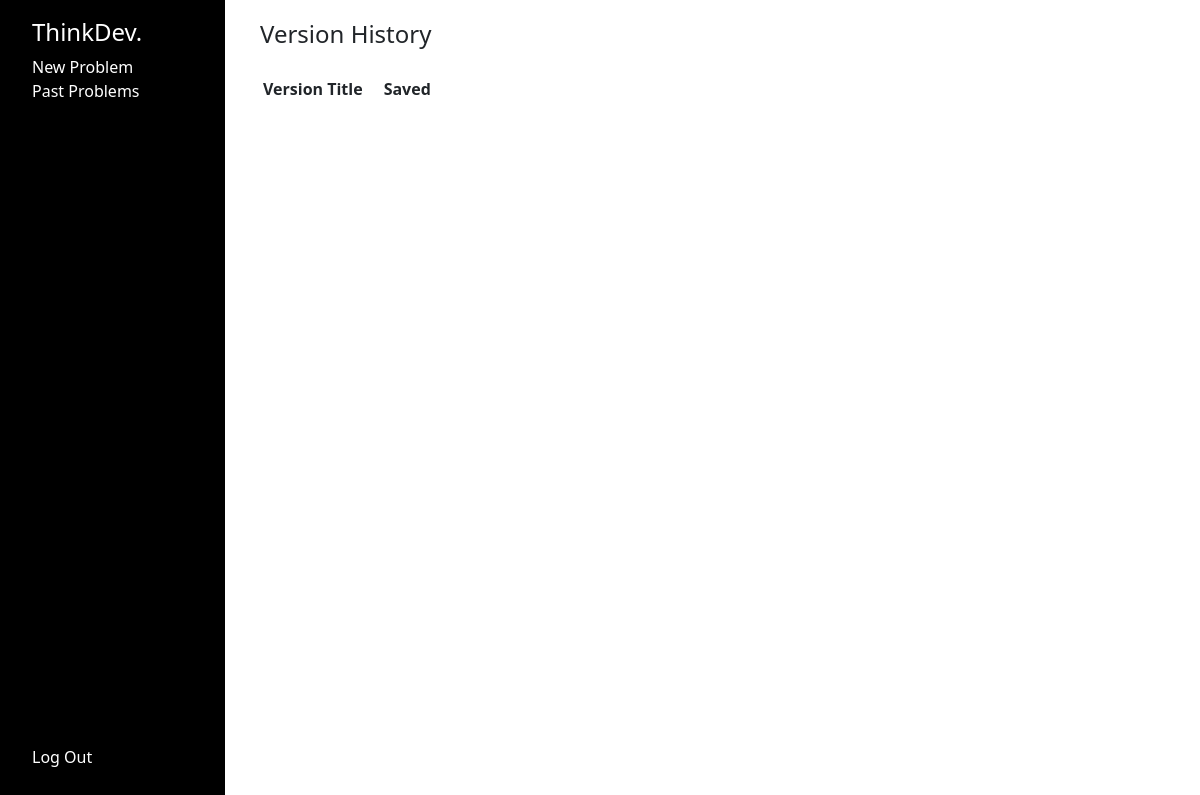
/problemlog/versions/68 (signed in), run on an earlier commit of the app's database.
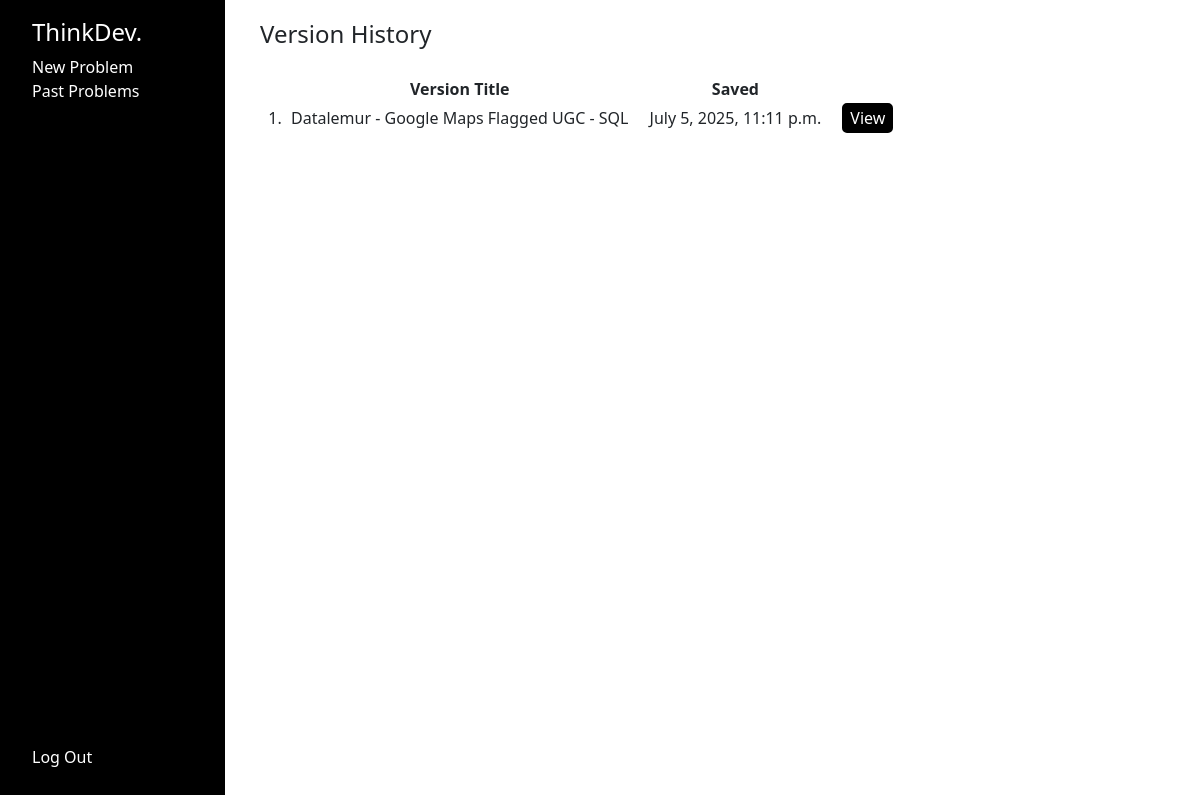
And on a later commit of the database.
### problemlog/models.py (models this page shows)
class ProblemVersions(models.Model):
    problem_id = models.ForeignKey(Problems, on_delete=models.CASCADE)
    username = models.CharField(max_length=255)
    version_number = models.IntegerField(default=1)
    problem_title = models.CharField(max_length=10000)
    problem_description = models.CharField(max_length=10000)
    problem_summary = models.CharField(max_length=10000)
    pseudo_code = models.CharField(max_length=10000)
    source_code = models.CharField(max_length=10000)
    solved = models.CharField(max_length=50)
    submit_time = models.DateTimeField(auto_now_add=True)

### problemlog/views.py (the view)
# urls.py: path("problemlog/versions/<int:id_entry>", views.problem_versions, name="problem_versions"),
@login_required
def problem_versions(request, id_entry):
    versions =  ProblemVersions.objects.filter(problem_id = id_entry, username = request.user.username)
    return render(request, "versions.html", {
        "versions": versions
    })

### problemlog/templates/versions.html (shortened to what this page needs)
{% extends "layout.html" %}
{% block body %}
<h4>Version History</h4>
<table>
    <tr>
        <td>
        </td>
        <td class="log_table_cell">
            <b>Version Title</b>
        </td>
        <td class="log_table_cell">
            <b>Saved</b>
        </td>
    </tr>
    {% for version in versions %}
    <tr style="text-align: center;">
        <td style="width: 30px;">
            {{forloop.counter}}.
        </td>
        <td style="padding-right: 20px;">
            {{ version.problem_title }}
        </td>
        <td style="padding-right: 20px;">
            {{ version.submit_time }}
        </td>
        <form action="{% url 'versions_view' id_entry=version.id %}" method="POST">
            <td style="padding-right: 20px;">
                <input style="border-radius: 5px; background-color:black; color: white; border: 2px solid black;"
                    name="view_button" type="submit" value="View">
            </td>
        </form>
    </tr>
    {% endfor %}
</table>
{% endblock %}

What changed in the data, as far as the page shows it:
added ProblemVersions: problem_title "Datalemur - Google Maps Flagged UGC - SQL", submit_time "July 5, 2025, 11:11 p.m."
